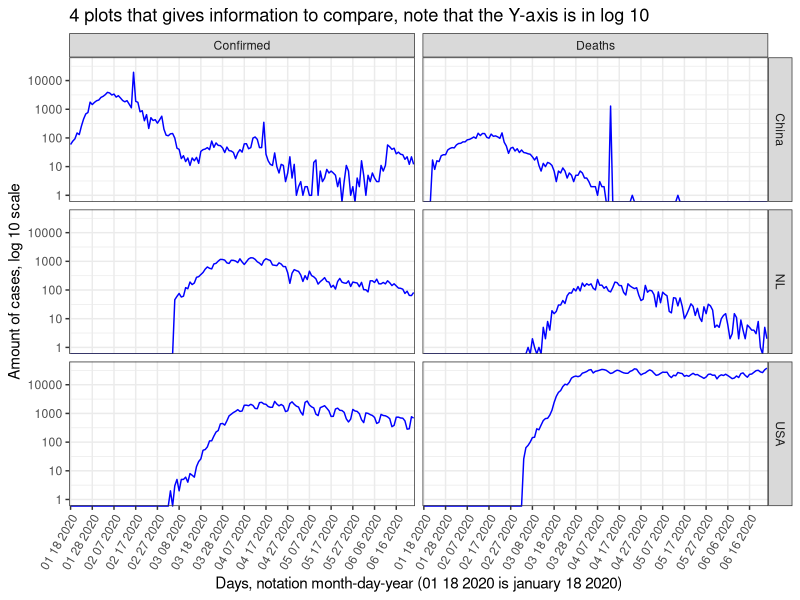
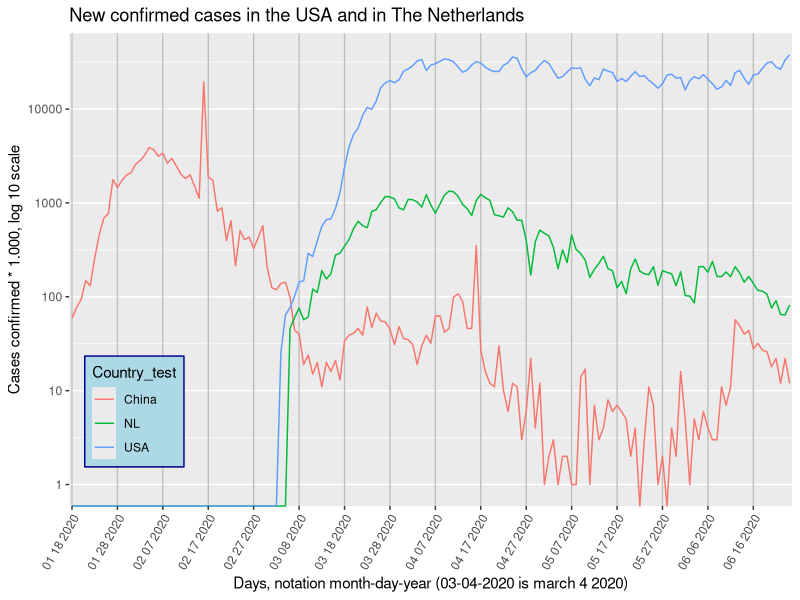
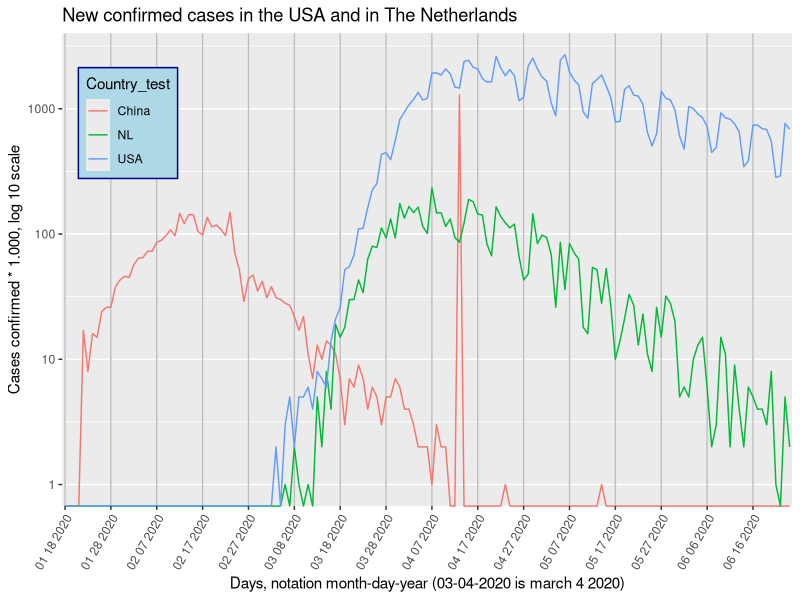
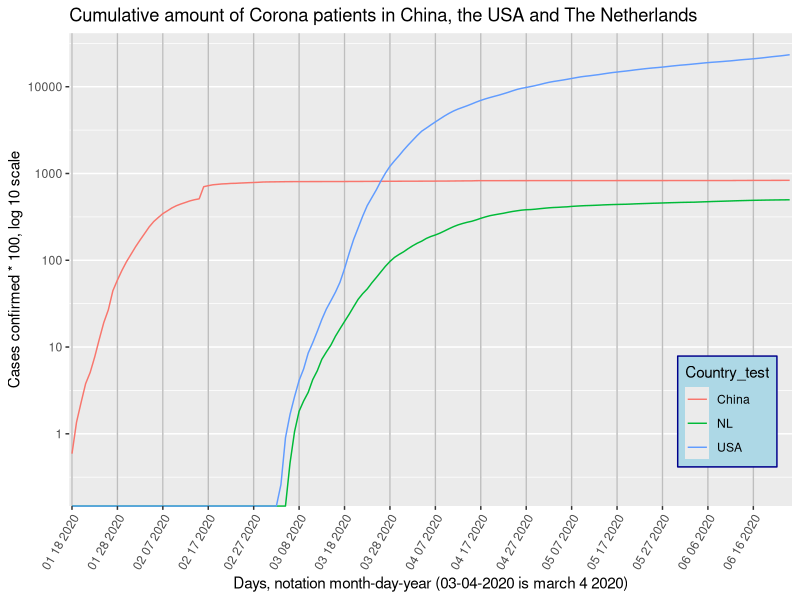
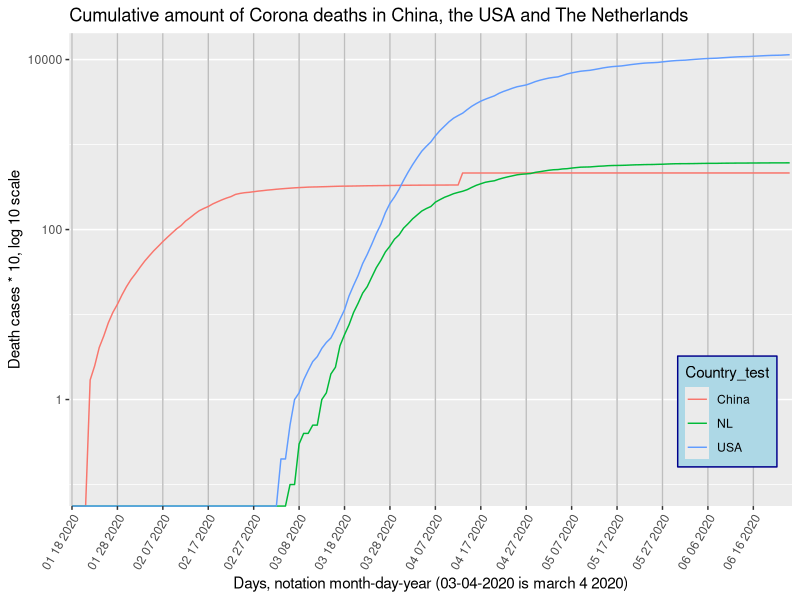

Source code (R) for these figures, in order:
## ---- chunk 1
library(tidyverse)
library(ggrepel)
library(knitr)
library(kableExtra)
library(ggplot2)
## ---- chunk 2
day_usa_nl_china <- c("01 18 2020", "01 19 2020", "01 20 2020", "01 21 2020", "01 22 2020", "01 23 2020", "01 24 2020", "01 25 2020", "01 26 2020", "01 27 2020", "01 28 2020", "01 29 2020", "01 30 2020", "01 31 2020", "02 01 2020", "02 02 2020", "02 03 2020", "02 04 2020", "02 05 2020", "02 06 2020", "02 07 2020", "02 08 2020", "02 09 2020", "02 10 2020", "02 11 2020", "02 12 2020", "02 13 2020", "02 14 2020", "02 15 2020", "02 16 2020", "02 17 2020", "02 18 2020", "02 19 2020", "02 20 2020", "02 21 2020", "02 22 2020", "02 23 2020", "02 24 2020", "02 25 2020", "02 26 2020", "02 27 2020", "02 28 2020", "02 29 2020", "03 01 2020", "03 02 2020", "03 03 2020", "03 04 2020", "03 05 2020", "03 06 2020", "03 07 2020", "03 08 2020", "03 09 2020", "03 10 2020", "03 11 2020", "03 12 2020", "03 13 2020", "03 14 2020", "03 15 2020", "03 16 2020", "03 17 2020", "03 18 2020", "03 19 2020", "03 20 2020", "03 21 2020", "03 22 2020", "03 23 2020", "03 24 2020", "03 25 2020", "03 26 2020", "03 27 2020", "03 28 2020", "03 29 2020", "03 30 2020", "03 31 2020", "04 01 2020", "04 02 2020", "04 03 2020", "04 04 2020", "04 05 2020", "04 06 2020", "04 07 2020", "04 08 2020", "04 09 2020", "04 10 2020", "04 11 2020", "04 12 2020", "04 13 2020", "04 14 2020", "04 15 2020", "04 16 2020", "04 17 2020", "04 18 2020", "04 19 2020", "04 20 2020", "04 21 2020", "04 22 2020", "04 23 2020", "04 24 2020", "04 25 2020", "04 26 2020", "04 27 2020", "04 28 2020", "04 29 2020", "04 30 2020", "05 01 2020", "05 02 2020", "05 03 2020", "05 04 2020", "05 05 2020", "05 06 2020", "05 07 2020", "05 08 2020", "05 09 2020", "05 10 2020", "05 11 2020", "05 12 2020", "05 13 2020", "05 14 2020", "05 15 2020", "05 16 2020", "05 17 2020", "05 18 2020", "05 19 2020", "05 20 2020", "05 21 2020", "05 22 2020", "05 23 2020", "05 24 2020", "05 25 2020", "05 26 2020", "05 27 2020", "05 28 2020", "05 29 2020", "05 30 2020", "05 31 2020", "06 01 2020", "06 02 2020", "06 03 2020", "06 04 2020", "06 05 2020", "06 06 2020", "06 07 2020", "06 08 2020", "06 09 2020", "06 10 2020", "06 11 2020", "06 12 2020", "06 13 2020", "06 14 2020", "06 15 2020", "06 16 2020", "06 17 2020", "06 18 2020", "06 19 2020", "06 20 2020", "06 21 2020", "06 22 2020", "06 23 2020", "06 24 2020")

days <- c(day_usa_nl_china, day_usa_nl_china, day_usa_nl_china)

total_new_confirmed_cases_CH <- c(59, 77, 93, 149, 131, 259, 457, 688, 769, 1771, 1459, 1737, 1981, 2099, 2589, 2825, 3233, 3886, 3694, 3143, 3385, 2652, 2973, 2467, 2015, 1819, 1995, 1503, 1121, 19457, 1888, 1749, 817, 889, 397, 648, 214, 508, 406, 433, 327, 427, 573, 202, 125, 119, 139, 143, 99, 44, 40, 19, 24, 15, 20, 11, 20, 16, 21, 13, 34, 39, 41, 46, 39, 78, 47, 67, 55, 54, 45, 31, 48, 36, 35, 31, 19, 30, 39, 32, 62, 63, 42, 46, 99, 108, 89, 46, 46, 351, 27, 16, 12, 11, 30, 10, 6, 12, 11, 3, 6, 22, 4, 12, 1, 2, 3, 1, 2, 2, 1, 1, 14, 17, 1, 7, 3, 4, 8, 6, 7, 6, 5, 2, 4, 0, 3, 11, 7, 1, 2, 0, 4, 2, 16, 5, 1, 5, 3, 6, 4, 3, 3, 11, 7, 11, 57, 49, 40, 44, 28, 32, 27, 26, 18, 22, 12, 22, 12)

total_new_death_cases_CH <- c(0, 0, 0, 0, 17, 8, 16, 15, 24, 26, 26, 38, 43, 46, 45, 57, 64, 65, 73, 73, 86, 89, 97, 108, 97, 146, 121, 143, 142, 105, 98, 136, 114, 118, 109, 97, 150, 71, 52, 29, 44, 47, 35, 42, 31, 38, 31, 30, 28, 27, 22, 17, 22, 11, 7, 13, 10, 14, 13, 11, 7, 3, 7, 6, 9, 7, 4, 6, 5, 3, 5, 5, 7, 6, 4, 4, 3, 2, 2, 2, 1, 3, 2, 2, 0, 0, 1290, 0, 0, 0, 0, 0, 0, 0, 0, 0, 1, 0, 0, 0, 0, 0, 0, 0, 0, 0, 0, 0, 0, 0, 0, 0, 0, 0, 0, 0, 0, 1, 0, 0, 0, 0, 0, 0, 0, 0, 0, 0,0, 0, 0, 0, 0, 0, 0, 0, 0, 0,0, 0, 0, 0, 0, 0, 0, 0, 0, 0,0, 0, 0, 0, 0, 0, 0, 0, 0, 0,0)

total_new_death_cases_USA <- c(0, 0, 0, 0, 0, 0, 0, 0, 0, 0,0, 0, 0, 0, 0, 0, 0, 0, 0, 0,0, 0, 0, 0, 0, 0, 0, 0, 0, 0,0, 0, 0, 0, 0, 0, 0, 0, 0, 0, 0, 0, 0, 0, 0, 0, 2, 0, 3, 5, 2, 5, 5, 6, 4, 8, 7, 6, 14, 21, 26, 52, 55, 68, 110, 111, 162, 225, 253, 433, 447, 392, 554, 821, 940, 1075, 1185, 1353, 1175, 1212, 1928, 1936, 1856, 2078, 1899, 1493, 1462, 2378, 2438, 2141, 2080, 1743, 1634, 1643, 2624, 2119, 1840, 2053, 1825, 1161, 1237, 2204, 2536, 2083, 1794, 1668, 1117, 877, 2435, 2701, 1971, 1695, 1555, 945, 840, 1591, 1715, 1858, 1524, 1231, 785, 792, 1425, 1528, 1286, 1262, 1089, 646, 504, 634, 1379, 1216, 1175, 979, 605, 478, 1039, 1004, 909, 849, 725, 448, 491, 926, 847, 826, 759, 654, 345, 384, 739, 742, 694, 682, 550, 283, 292, 766, 688)

total_new_confirmed_cases_NL <- c(0, 0, 0, 0, 0, 0, 0, 0, 0, 0,0, 0, 0, 0, 0, 0, 0, 0, 0, 0,0, 0, 0, 0, 0, 0, 0, 0, 0, 0,0, 0, 0, 0, 0, 0, 0, 0, 0, 0, 0, 0, 0, 0, 0, 0, 0, 0, 46, 60, 76, 57, 61, 121, 111, 190, 155, 176, 278, 292, 346, 409, 534, 637, 573, 545, 811, 852, 1019, 1172, 1159, 1104, 884, 845, 1091, 1083, 1026, 904, 1224, 952, 777, 969, 1213, 1335, 1316, 1174, 964, 868, 734, 1061, 1235, 1140, 1066, 750, 729, 708, 887, 806, 655, 655, 400, 171, 386, 514, 475, 445, 335, 199, 317, 232, 455, 319, 289, 245, 161, 196, 227, 270, 200, 189, 125, 146, 108, 198, 253, 188, 176, 172, 209, 133, 190, 182, 176, 131, 185, 103, 102, 86, 209, 210, 183, 239, 165, 164, 184, 164, 210, 179, 143, 165, 139, 117, 115, 107, 76, 91, 65, 64, 82)

total_new_death_cases_NL <- c(0, 0, 0, 0, 0, 0, 0, 0, 0, 0,0, 0, 0, 0, 0, 0, 0, 0, 0, 0,0, 0, 0, 0, 0, 0, 0, 0, 0, 0,0, 0, 0, 0, 0, 0, 0, 0, 0, 0, 0, 0, 0, 0, 0, 0, 0, 0, 1, 0, 2, 1, 0, 1, 0, 5, 2, 8, 4, 19, 15, 18, 30, 30, 43, 34, 63, 80, 78, 112, 93, 132, 93, 175, 134, 166, 148, 164, 115, 101, 234, 147, 148, 115, 132, 94, 86, 122, 189, 181, 144, 142, 83, 67, 165, 138, 123, 112, 120, 66, 43, 48, 145, 84, 98, 94, 69, 26, 86, 36, 84, 71, 63, 18, 16, 54, 52, 28, 53, 27, 10, 14, 21, 33, 27, 13, 23, 11, 8, 26, 15, 32, 28, 20, 5, 6, 5, 10, 13, 15, 6, 2, 3, 15, 11, 2, 9, 4, 2, 6, 5, 4, 4, 3, 8, 1, 0, 5, 2) 

total_new_confirmed_cases_USA <- c(0, 0, 0, 0, 0, 0, 0, 0, 0, 0,0, 0, 0, 0, 0, 0, 0, 0, 0, 0,0, 0, 0, 0, 0, 0, 0, 0, 0, 0,0, 0, 0, 0, 0, 0, 0, 0, 0, 0, 0, 0, 0, 0, 0, 0, 26, 64, 77, 101, 144, 148, 291, 269, 393, 565, 662, 676, 872, 1291, 2410, 3948, 5417, 6271, 8631, 10410, 9939, 12226, 17050, 19046, 20093, 19118, 20463, 25305, 26756, 28879, 32525, 33725, 25717, 29359, 30512, 32282, 34243, 33578, 31869, 28057, 24685, 25987, 29465, 32076, 30915, 28084, 26013, 25132, 25178, 29246, 31277, 35930, 34782, 26858, 22042, 24359, 25869, 29637, 32964, 30531, 25382, 21278, 22226, 24805, 27514, 27095, 27421, 20697, 17779, 21486, 20549, 26762, 25382, 24527, 19731, 21109, 19662, 22368, 25028, 22206, 22717, 20253, 18554, 16682, 18636, 23016, 23575, 21385, 21696, 16040, 20039, 22162, 21004, 23292, 20865, 18535, 16301, 17180, 20244, 17849, 24421, 25891, 21191, 18307, 23047, 23624, 27082, 30927, 31963, 28095, 26558, 33315, 37945)

total_new_death_cases_USA <- c(0, 0, 0, 0, 0, 0, 0, 0, 0, 0,0, 0, 0, 0, 0, 0, 0, 0, 0, 0,0, 0, 0, 0, 0, 0, 0, 0, 0, 0,0, 0, 0, 0, 0, 0, 0, 0, 0, 0, 0, 0, 0, 0, 0, 0, 2, 0, 3, 5, 2, 5, 5, 6, 4, 8, 7, 6, 14, 21, 26, 52, 55, 68, 110, 111, 162, 225, 253, 433, 447, 392, 554, 821, 940, 1075, 1185, 1353, 1175, 1212, 1928, 1936, 1856, 2078, 1899, 1493, 1462, 2378, 2438, 2141, 2080, 1743, 1634, 1643, 2624, 2119, 1840, 2053, 1825, 1161, 1237, 2204, 2536, 2083, 1794, 1668, 1117, 877, 2435, 2701, 1971, 1695, 1555, 945, 840, 1591, 1715, 1858, 1524, 1231, 785, 792, 1425, 1528, 1286, 1262, 1089, 646, 504, 634, 1379, 1216, 1175, 979, 605, 478, 1039, 1004, 909, 849, 725, 448, 491, 926, 847, 826, 759, 654, 345, 384, 739, 742, 694, 682, 550, 283, 292, 766, 688)

total_new_confirmed_cases_NL <- c(0, 0, 0, 0, 0, 0, 0, 0, 0, 0,0, 0, 0, 0, 0, 0, 0, 0, 0, 0,0, 0, 0, 0, 0, 0, 0, 0, 0, 0,0, 0, 0, 0, 0, 0, 0, 0, 0, 0, 0, 0, 0, 0, 0, 0, 0, 0, 46, 60, 76, 57, 61, 121, 111, 190, 155, 176, 278, 292, 346, 409, 534, 637, 573, 545, 811, 852, 1019, 1172, 1159, 1104, 884, 845, 1091, 1083, 1026, 904, 1224, 952, 777, 969, 1213, 1335, 1316, 1174, 964, 868, 734, 1061, 1235, 1140, 1066, 750, 729, 708, 887, 806, 655, 655, 400, 171, 386, 514, 475, 445, 335, 199, 317, 232, 455, 319, 289, 245, 161, 196, 227, 270, 200, 189, 125, 146, 108, 198, 253, 188, 176, 172, 209, 133, 190, 182, 176, 131, 185, 103, 102, 86, 209, 210, 183, 239, 165, 164, 184, 164, 210, 179, 143, 165, 139, 117, 115, 107, 76, 91, 65, 64, 82)

total_new_death_cases_NL <- c(0, 0, 0, 0, 0, 0, 0, 0, 0, 0,0, 0, 0, 0, 0, 0, 0, 0, 0, 0,0, 0, 0, 0, 0, 0, 0, 0, 0, 0,0, 0, 0, 0, 0, 0, 0, 0, 0, 0, 0, 0, 0, 0, 0, 0, 0, 0, 1, 0, 2, 1, 0, 1, 0, 5, 2, 8, 4, 19, 15, 18, 30, 30, 43, 34, 63, 80, 78, 112, 93, 132, 93, 175, 134, 166, 148, 164, 115, 101, 234, 147, 148, 115, 132, 94, 86, 122, 189, 181, 144, 142, 83, 67, 165, 138, 123, 112, 120, 66, 43, 48, 145, 84, 98, 94, 69, 26, 86, 36, 84, 71, 63, 18, 16, 54, 52, 28, 53, 27, 10, 14, 21, 33, 27, 13, 23, 11, 8, 26, 15, 32, 28, 20, 5, 6, 5, 10, 13, 15, 6, 2, 3, 15, 11, 2, 9, 4, 2, 6, 5, 4, 4, 3, 8, 1, 0, 5, 2) 

testing_facet_days_1_time <- c("01 18 2020", "01 19 2020", "01 20 2020", "01 21 2020", "01 22 2020", "01 23 2020", "01 24 2020", "01 25 2020", "01 26 2020", "01 27 2020", "01 28 2020", "01 29 2020", "01 30 2020", "01 31 2020", "02 01 2020", "02 02 2020", "02 03 2020", "02 04 2020", "02 05 2020", "02 06 2020", "02 07 2020", "02 08 2020", "02 09 2020", "02 10 2020", "02 11 2020", "02 12 2020", "02 13 2020", "02 14 2020", "02 15 2020", "02 16 2020", "02 17 2020", "02 18 2020", "02 19 2020", "02 20 2020", "02 21 2020", "02 22 2020", "02 23 2020", "02 24 2020", "02 25 2020", "02 26 2020", "02 27 2020", "02 28 2020", "02 29 2020", "03 01 2020", "03 02 2020", "03 03 2020", "03 04 2020", "03 05 2020", "03 06 2020", "03 07 2020", "03 08 2020", "03 09 2020", "03 10 2020", "03 11 2020", "03 12 2020", "03 13 2020", "03 14 2020", "03 15 2020", "03 16 2020", "03 17 2020", "03 18 2020", "03 19 2020", "03 20 2020", "03 21 2020", "03 22 2020", "03 23 2020", "03 24 2020", "03 25 2020", "03 26 2020", "03 27 2020", "03 28 2020", "03 29 2020", "03 30 2020", "03 31 2020", "04 01 2020", "04 02 2020", "04 03 2020", "04 04 2020", "04 05 2020", "04 06 2020", "04 07 2020", "04 08 2020", "04 09 2020", "04 10 2020", "04 11 2020", "04 12 2020", "04 13 2020", "04 14 2020", "04 15 2020", "04 16 2020", "04 17 2020", "04 18 2020", "04 19 2020", "04 20 2020", "04 21 2020", "04 22 2020", "04 23 2020", "04 24 2020", "04 25 2020", "04 26 2020", "04 27 2020", "04 28 2020", "04 29 2020", "04 30 2020", "05 01 2020", "05 02 2020", "05 03 2020", "05 04 2020", "05 05 2020", "05 06 2020", "05 07 2020", "05 08 2020", "05 09 2020", "05 10 2020", "05 11 2020", "05 12 2020", "05 13 2020", "05 14 2020", "05 15 2020", "05 16 2020", "05 17 2020", "05 18 2020", "05 19 2020", "05 20 2020", "05 21 2020", "05 22 2020", "05 23 2020", "05 24 2020", "05 25 2020", "05 26 2020", "05 27 2020", "05 28 2020", "05 29 2020", "05 30 2020", "05 31 2020", "06 01 2020", "06 02 2020", "06 03 2020", "06 04 2020", "06 05 2020", "06 06 2020", "06 07 2020", "06 08 2020", "06 09 2020", "06 10 2020", "06 11 2020", "06 12 2020", "06 13 2020", "06 14 2020", "06 15 2020", "06 16 2020", "06 17 2020", "06 18 2020", "06 19 2020", "06 20 2020", "06 21 2020", "06 22 2020", "06 23 2020", "06 24 2020")
testing_facet_days <- c(testing_facet_days_1_time, testing_facet_days_1_time, testing_facet_days_1_time, testing_facet_days_1_time, testing_facet_days_1_time, testing_facet_days_1_time)

testing_total_new_confirmed_cases_USA <- c(0, 0, 0, 0, 0, 0, 0, 0, 0, 0,0, 0, 0, 0, 0, 0, 0, 0, 0, 0,0, 0, 0, 0, 0, 0, 0, 0, 0, 0,0, 0, 0, 0, 0, 0, 0, 0, 0, 0, 0, 0, 0, 0, 0, 0, 26, 64, 77, 101, 144, 148, 291, 269, 393, 565, 662, 676, 872, 1291, 2410, 3948, 5417, 6271, 8631, 10410, 9939, 12226, 17050, 19046, 20093, 19118, 20463, 25305, 26756, 28879, 32525, 33725, 25717, 29359, 30512, 32282, 34243, 33578, 31869, 28057, 24685, 25987, 29465, 32076, 30915, 28084, 26013, 25132, 25178, 29246, 31277, 35930, 34782, 26858, 22042, 24359, 25869, 29637, 32964, 30531, 25382, 21278, 22226, 24805, 27514, 27095, 27421, 20697, 17779, 21486, 20549, 26762, 25382, 24527, 19731, 21109, 19662, 22368, 25028, 22206, 22717, 20253, 18554, 16682, 18636, 23016, 23575, 21385, 21696, 16040, 20039, 22162, 21004, 23292, 20865, 18535, 16301, 17180, 20244, 17849, 24421, 25891, 21191, 18307, 23047, 23624, 27082, 30927, 31963, 28095, 26558, 33315, 37945)

testing_total_new_death_cases_USA <- c(0, 0, 0, 0, 0, 0, 0, 0, 0, 0,0, 0, 0, 0, 0, 0, 0, 0, 0, 0,0, 0, 0, 0, 0, 0, 0, 0, 0, 0,0, 0, 0, 0, 0, 0, 0, 0, 0, 0, 0, 0, 0, 0, 0, 0, 2, 0, 3, 5, 2, 5, 5, 6, 4, 8, 7, 6, 14, 21, 26, 52, 55, 68, 110, 111, 162, 225, 253, 433, 447, 392, 554, 821, 940, 1075, 1185, 1353, 1175, 1212, 1928, 1936, 1856, 2078, 1899, 1493, 1462, 2378, 2438, 2141, 2080, 1743, 1634, 1643, 2624, 2119, 1840, 2053, 1825, 1161, 1237, 2204, 2536, 2083, 1794, 1668, 1117, 877, 2435, 2701, 1971, 1695, 1555, 945, 840, 1591, 1715, 1858, 1524, 1231, 785, 792, 1425, 1528, 1286, 1262, 1089, 646, 504, 634, 1379, 1216, 1175, 979, 605, 478, 1039, 1004, 909, 849, 725, 448, 491, 926, 847, 826, 759, 654, 345, 384, 739, 742, 694, 682, 550, 283, 292, 766, 688)

testing_total_new_confirmed_cases_NL <- c(0, 0, 0, 0, 0, 0, 0, 0, 0, 0,0, 0, 0, 0, 0, 0, 0, 0, 0, 0,0, 0, 0, 0, 0, 0, 0, 0, 0, 0,0, 0, 0, 0, 0, 0, 0, 0, 0, 0, 0, 0, 0, 0, 0, 0, 0, 0, 46, 60, 76, 57, 61, 121, 111, 190, 155, 176, 278, 292, 346, 409, 534, 637, 573, 545, 811, 852, 1019, 1172, 1159, 1104, 884, 845, 1091, 1083, 1026, 904, 1224, 952, 777, 969, 1213, 1335, 1316, 1174, 964, 868, 734, 1061, 1235, 1140, 1066, 750, 729, 708, 887, 806, 655, 655, 400, 171, 386, 514, 475, 445, 335, 199, 317, 232, 455, 319, 289, 245, 161, 196, 227, 270, 200, 189, 125, 146, 108, 198, 253, 188, 176, 172, 209, 133, 190, 182, 176, 131, 185, 103, 102, 86, 209, 210, 183, 239, 165, 164, 184, 164, 210, 179, 143, 165, 139, 117, 115, 107, 76, 91, 65, 64, 82)

testing_total_new_death_cases_NL <- c(0, 0, 0, 0, 0, 0, 0, 0, 0, 0,0, 0, 0, 0, 0, 0, 0, 0, 0, 0,0, 0, 0, 0, 0, 0, 0, 0, 0, 0,0, 0, 0, 0, 0, 0, 0, 0, 0, 0, 0, 0, 0, 0, 0, 0, 0, 0, 1, 0, 2, 1, 0, 1, 0, 5, 2, 8, 4, 19, 15, 18, 30, 30, 43, 34, 63, 80, 78, 112, 93, 132, 93, 175, 134, 166, 148, 164, 115, 101, 234, 147, 148, 115, 132, 94, 86, 122, 189, 181, 144, 142, 83, 67, 165, 138, 123, 112, 120, 66, 43, 48, 145, 84, 98, 94, 69, 26, 86, 36, 84, 71, 63, 18, 16, 54, 52, 28, 53, 27, 10, 14, 21, 33, 27, 13, 23, 11, 8, 26, 15, 32, 28, 20, 5, 6, 5, 10, 13, 15, 6, 2, 3, 15, 11, 2, 9, 4, 2, 6, 5, 4, 4, 3, 8, 1, 0, 5, 2) 

testing_total_new_confirmed_cases_CH <- c(59, 77, 93, 149, 131, 259, 457, 688, 769, 1771, 1459, 1737, 1981, 2099, 2589, 2825, 3233, 3886, 3694, 3143, 3385, 2652, 2973, 2467, 2015, 1819, 1995, 1503, 1121, 19457, 1888, 1749, 817, 889, 397, 648, 214, 508, 406, 433, 327, 427, 573, 202, 125, 119, 139, 143, 99, 44, 40, 19, 24, 15, 20, 11, 20, 16, 21, 13, 34, 39, 41, 46, 39, 78, 47, 67, 55, 54, 45, 31, 48, 36, 35, 31, 19, 30, 39, 32, 62, 63, 42, 46, 99, 108, 89, 46, 46, 351, 27, 16, 12, 11, 30, 10, 6, 12, 11, 3, 6, 22, 4, 12, 1, 2, 3, 1, 2, 2, 1, 1, 14, 17, 1, 7, 3, 4, 8, 6, 7, 6, 5, 2, 4, 0, 3, 11, 7, 1, 2, 0, 4, 2, 16, 5, 1, 5, 3, 6, 4, 3, 3, 11, 7, 11, 57, 49, 40, 44, 28, 32, 27, 26, 18, 22, 12, 22, 12)

testing_total_new_death_cases_CH <- c(0, 0, 0, 0, 17, 8, 16, 15, 24, 26, 26, 38, 43, 46, 45, 57, 64, 65, 73, 73, 86, 89, 97, 108, 97, 146, 121, 143, 142, 105, 98, 136, 114, 118, 109, 97, 150, 71, 52, 29, 44, 47, 35, 42, 31, 38, 31, 30, 28, 27, 22, 17, 22, 11, 7, 13, 10, 14, 13, 11, 7, 3, 7, 6, 9, 7, 4, 6, 5, 3, 5, 5, 7, 6, 4, 4, 3, 2, 2, 2, 1, 3, 2, 2, 0, 0, 1290, 0, 0, 0, 0, 0, 0, 0, 0, 0, 1, 0, 0, 0, 0, 0, 0, 0, 0, 0, 0, 0, 0, 0, 0, 0, 0, 0, 0, 0, 0, 1, 0, 0, 0, 0, 0, 0, 0, 0, 0, 0,0, 0, 0, 0, 0, 0, 0, 0, 0, 0,0, 0, 0, 0, 0, 0, 0, 0, 0, 0,0, 0, 0, 0, 0, 0, 0, 0, 0, 0,0)


total_confirmed_cases_cum_USA <- cumsum(total_new_confirmed_cases_USA)
total_death_cases_cum_USA <- cumsum(total_new_death_cases_USA)
total_confirmed_cases_cum_NL <- cumsum(total_new_confirmed_cases_NL)
total_death_cases_cum_NL <- cumsum(total_new_death_cases_NL)
total_confirmed_cases_cum_CH <- cumsum(total_new_confirmed_cases_CH)
total_death_cases_cum_CH <- cumsum(total_new_death_cases_CH)

testing_facet_amount_cases <- c(testing_total_new_confirmed_cases_NL, testing_total_new_confirmed_cases_USA, testing_total_new_confirmed_cases_CH, testing_total_new_death_cases_NL, testing_total_new_death_cases_USA, testing_total_new_death_cases_CH)

testing_facet_conf <- c("Confirmed", "Confirmed", "Confirmed", "Confirmed", "Confirmed", "Confirmed", "Confirmed", "Confirmed", "Confirmed", "Confirmed", "Confirmed", "Confirmed", "Confirmed", "Confirmed", "Confirmed", "Confirmed", "Confirmed", "Confirmed", "Confirmed", "Confirmed", "Confirmed", "Confirmed", "Confirmed", "Confirmed", "Confirmed", "Confirmed", "Confirmed", "Confirmed", "Confirmed", "Confirmed", "Confirmed", "Confirmed", "Confirmed", "Confirmed", "Confirmed", "Confirmed", "Confirmed", "Confirmed", "Confirmed", "Confirmed", "Confirmed", "Confirmed", "Confirmed", "Confirmed", "Confirmed", "Confirmed", "Confirmed", "Confirmed", "Confirmed", "Confirmed", "Confirmed", "Confirmed", "Confirmed", "Confirmed", "Confirmed", "Confirmed", "Confirmed", "Confirmed", "Confirmed", "Confirmed", "Confirmed", "Confirmed", "Confirmed", "Confirmed", "Confirmed", "Confirmed", "Confirmed", "Confirmed", "Confirmed", "Confirmed", "Confirmed", "Confirmed", "Confirmed", "Confirmed", "Confirmed", "Confirmed", "Confirmed", "Confirmed", "Confirmed", "Confirmed", "Confirmed", "Confirmed", "Confirmed", "Confirmed", "Confirmed", "Confirmed", "Confirmed", "Confirmed", "Confirmed", "Confirmed", "Confirmed", "Confirmed", "Confirmed", "Confirmed", "Confirmed", "Confirmed", "Confirmed", "Confirmed", "Confirmed", "Confirmed", "Confirmed", "Confirmed", "Confirmed", "Confirmed", "Confirmed", "Confirmed", "Confirmed", "Confirmed", "Confirmed", "Confirmed", "Confirmed", "Confirmed", "Confirmed", "Confirmed", "Confirmed", "Confirmed", "Confirmed", "Confirmed", "Confirmed", "Confirmed", "Confirmed", "Confirmed", "Confirmed", "Confirmed", "Confirmed", "Confirmed", "Confirmed", "Confirmed", "Confirmed", "Confirmed", "Confirmed", "Confirmed", "Confirmed", "Confirmed", "Confirmed", "Confirmed", "Confirmed", "Confirmed", "Confirmed", "Confirmed", "Confirmed", "Confirmed", "Confirmed", "Confirmed", "Confirmed", "Confirmed", "Confirmed", "Confirmed", "Confirmed", "Confirmed", "Confirmed", "Confirmed", "Confirmed", "Confirmed", "Confirmed", "Confirmed", "Confirmed", "Confirmed", "Confirmed")
testing_facet_deaths <- c("Deaths", "Deaths", "Deaths", "Deaths", "Deaths", "Deaths", "Deaths", "Deaths", "Deaths", "Deaths", "Deaths", "Deaths", "Deaths", "Deaths", "Deaths", "Deaths", "Deaths", "Deaths", "Deaths", "Deaths", "Deaths", "Deaths", "Deaths", "Deaths", "Deaths", "Deaths", "Deaths", "Deaths", "Deaths", "Deaths", "Deaths", "Deaths", "Deaths", "Deaths", "Deaths", "Deaths", "Deaths", "Deaths", "Deaths", "Deaths", "Deaths", "Deaths", "Deaths", "Deaths", "Deaths", "Deaths", "Deaths", "Deaths", "Deaths", "Deaths", "Deaths", "Deaths", "Deaths", "Deaths", "Deaths", "Deaths", "Deaths", "Deaths", "Deaths", "Deaths", "Deaths", "Deaths", "Deaths", "Deaths", "Deaths", "Deaths", "Deaths", "Deaths", "Deaths", "Deaths", "Deaths", "Deaths", "Deaths", "Deaths", "Deaths", "Deaths", "Deaths", "Deaths", "Deaths", "Deaths", "Deaths", "Deaths", "Deaths", "Deaths", "Deaths", "Deaths", "Deaths", "Deaths", "Deaths", "Deaths", "Deaths", "Deaths", "Deaths", "Deaths", "Deaths", "Deaths", "Deaths", "Deaths", "Deaths", "Deaths", "Deaths", "Deaths", "Deaths", "Deaths", "Deaths", "Deaths", "Deaths", "Deaths", "Deaths", "Deaths", "Deaths", "Deaths", "Deaths", "Deaths", "Deaths", "Deaths", "Deaths", "Deaths", "Deaths", "Deaths", "Deaths", "Deaths", "Deaths", "Deaths", "Deaths", "Deaths", "Deaths", "Deaths", "Deaths", "Deaths", "Deaths", "Deaths", "Deaths", "Deaths", "Deaths", "Deaths", "Deaths", "Deaths", "Deaths", "Deaths", "Deaths", "Deaths", "Deaths", "Deaths", "Deaths", "Deaths", "Deaths", "Deaths", "Deaths", "Deaths", "Deaths", "Deaths", "Deaths", "Deaths", "Deaths", "Deaths", "Deaths", "Deaths", "Deaths")

testing_facet_cases <- c(testing_facet_conf, testing_facet_deaths, testing_facet_conf, testing_facet_deaths, testing_facet_conf, testing_facet_deaths)

testing_facet_country1 <- c("NL", "NL", "NL", "NL", "NL", "NL", "NL", "NL", "NL", "NL", "NL", "NL", "NL", "NL", "NL", "NL", "NL", "NL", "NL", "NL", "NL", "NL", "NL", "NL", "NL", "NL", "NL", "NL", "NL", "NL", "NL", "NL", "NL", "NL", "NL", "NL", "NL", "NL", "NL", "NL", "NL", "NL", "NL", "NL" ,"NL", "NL", "NL", "NL", "NL", "NL", "NL", "NL", "NL", "NL", "NL", "NL", "NL", "NL", "NL", "NL", "NL", "NL", "NL", "NL", "NL", "NL", "NL", "NL", "NL", "NL", "NL", "NL", "NL", "NL", "NL", "NL", "NL", "NL", "NL", "NL", "NL", "NL", "NL", "NL", "NL", "NL", "NL", "NL", "NL", "NL" ,"NL", "NL", "NL", "NL", "NL", "NL", "NL", "NL", "NL", "NL", "NL", "NL", "NL", "NL", "NL", "NL", "NL", "NL", "NL", "NL", "NL", "NL", "NL", "NL", "NL", "NL", "NL", "NL", "NL", "NL", "NL", "NL", "NL", "NL", "NL", "NL", "NL", "NL", "NL", "NL", "NL", "NL", "NL", "NL", "NL", "NL", "NL", "NL", "NL", "NL", "NL", "NL", "NL", "NL", "NL", "NL", "NL", "NL", "NL", "NL", "NL", "NL", "NL", "NL", "NL", "NL", "NL" , "NL", "NL", "USA", "USA", "USA", "USA", "USA", "USA", "USA", "USA", "USA", "USA", "USA", "USA", "USA", "USA", "USA", "USA", "USA", "USA", "USA", "USA", "USA", "USA", "USA", "USA", "USA", "USA", "USA", "USA", "USA", "USA", "USA", "USA", "USA", "USA", "USA", "USA", "USA", "USA", "USA", "USA", "USA", "USA", "USA", "USA" ,"USA", "USA", "USA", "USA", "USA", "USA", "USA", "USA", "USA", "USA", "USA", "USA", "USA", "USA", "USA", "USA", "USA", "USA", "USA", "USA", "USA", "USA", "USA", "USA", "USA", "USA", "USA", "USA", "USA", "USA", "USA", "USA", "USA", "USA", "USA", "USA", "USA", "USA", "USA", "USA", "USA", "USA", "USA", "USA", "USA", "USA" ,"USA", "USA", "USA", "USA", "USA", "USA", "USA", "USA", "USA", "USA", "USA", "USA", "USA", "USA", "USA", "USA", "USA", "USA", "USA", "USA", "USA", "USA", "USA", "USA", "USA", "USA", "USA", "USA", "USA", "USA", "USA", "USA", "USA", "USA", "USA", "USA", "USA", "USA", "USA", "USA", "USA", "USA", "USA", "USA", "USA", "USA", "USA", "USA", "USA", "USA", "USA", "USA", "USA", "USA", "USA", "USA", "USA", "USA", "USA", "USA", "USA", "USA", "USA", "USA", "USA", "USA", "USA" , "USA", "USA", "China", "China", "China", "China", "China", "China", "China", "China", "China", "China", "China", "China", "China", "China", "China", "China", "China", "China", "China", "China", "China", "China", "China", "China", "China", "China", "China", "China", "China", "China", "China", "China", "China", "China", "China", "China", "China", "China", "China", "China", "China", "China", "China", "China" ,"China", "China", "China", "China", "China", "China", "China", "China", "China", "China", "China", "China", "China", "China", "China", "China", "China", "China", "China", "China", "China", "China", "China", "China", "China", "China", "China", "China", "China", "China", "China", "China", "China", "China", "China", "China", "China", "China", "China", "China", "China", "China", "China", "China", "China", "China" ,"China", "China", "China", "China", "China", "China", "China", "China", "China", "China", "China", "China", "China", "China", "China", "China", "China", "China", "China", "China", "China", "China", "China", "China", "China", "China", "China", "China", "China", "China", "China", "China", "China", "China", "China", "China", "China", "China", "China", "China", "China", "China", "China", "China", "China", "China", "China", "China", "China", "China", "China", "China", "China", "China", "China", "China", "China", "China", "China", "China", "China", "China", "China", "China", "China", "China", "China" , "China", "China")

testing_facet_country <- c(testing_facet_country1, testing_facet_country1)

some_days_test_db <- c("01 18 2020", "", "", "", "", "","", "", "", "", "01 28 2020", "", "", "", "", "","", "", "", "", "02 07 2020", "", "", "", "", "","", "", "", "", "02 17 2020", "", "", "", "", "","", "", "", "", "02 27 2020", "", "", "", "", "","", "", "", "", "03 08 2020", "", "", "", "", "", "", "", "", "", "03 18 2020", "", "", "", "", "", "", "", "", "", "03 28 2020", "", "", "", "", "", "", "", "", "", "04 07 2020", "", "", "", "", "", "", "", "", "", "04 17 2020", "", "", "", "", "", "", "", "", "", "04 27 2020", "", "", "", "", "", "", "", "", "", "05 07 2020", "", "", "", "", "", "", "", "", "", "05 17 2020", "", "", "", "", "", "", "", "", "", "05 27 2020", "", "", "", "", "", "", "", "", "", "06 06 2020", "", "", "", "", "", "", "", "", "", "06 16 2020", "", "", "", "", "", "", "", "")

testing_DB <- data.frame(testing_facet_days, testing_facet_amount_cases, testing_facet_cases, testing_facet_country)

testing_some_days <- c(some_days_test_db, some_days_test_db)
testing_facet_conf1 <- c(total_new_confirmed_cases_NL, total_new_confirmed_cases_USA, total_new_confirmed_cases_CH, total_new_death_cases_NL, total_new_death_cases_USA, total_new_death_cases_CH)
testing_cum1 <- c(total_confirmed_cases_cum_NL, total_confirmed_cases_cum_USA, total_confirmed_cases_cum_CH, total_death_cases_cum_NL, total_death_cases_cum_USA, total_death_cases_cum_CH)
Country_test <- c(testing_facet_country1, testing_facet_country1)
testing_sort_case <- c(testing_facet_conf, testing_facet_conf, testing_facet_conf, testing_facet_deaths, testing_facet_deaths, testing_facet_deaths)

db_test1000 <- data.frame(testing_facet_days, testing_some_days, testing_facet_conf1, testing_cum1, Country_test, testing_sort_case)
## ---- chunk 3
testing_DB %>% ggplot(aes(testing_facet_days, testing_facet_amount_cases, group = 1)) + theme_bw() + geom_line(color = "blue") + facet_grid(testing_facet_country ~ testing_facet_cases) + theme(axis.text.x = element_text(angle = 60, vjust = 1, hjust = 1)) + scale_y_continuous(trans = "log10") + scale_x_discrete(breaks = some_days_test_db, labels = some_days_test_db) + xlab("Days, notation month-day-year (01 18 2020 is january 18 2020)") + ylab("Amount of cases, log 10 scale") + ggtitle("4 plots that gives information to compare, note that the Y-axis is in log 10") 
## ---- chunk 4
db_test1000 %>% filter(testing_sort_case == "Confirmed") %>%
  ggplot(aes(testing_facet_days, testing_facet_conf1, group = Country_test)) + scale_y_log10() + theme(axis.text.x = element_text(angle = 60, vjust = 1, hjust = 1)) + scale_x_discrete(breaks = testing_some_days, labels = testing_some_days) + geom_vline(xintercept = "01 18 2020", color = "gray") + geom_vline(xintercept = "01 28 2020", color = "gray") + geom_vline(xintercept = "02 07 2020", color = "gray") + geom_vline(xintercept = "02 17 2020", color = "gray") + geom_vline(xintercept = "02 27 2020", color = "gray") + geom_vline(xintercept = "03 08 2020", color = "gray") + geom_vline(xintercept = "03 18 2020", color = "gray") + geom_vline(xintercept = "03 28 2020", color = "gray") + geom_vline(xintercept = "04 07 2020", color = "gray") + geom_vline(xintercept = "04 17 2020", color = "gray") + geom_vline(xintercept = "04 27 2020", color = "gray") + geom_vline(xintercept = "05 07 2020", color = "gray") + geom_vline(xintercept = "05 17 2020", color = "gray") + geom_vline(xintercept = "05 27 2020", color = "gray") + geom_vline(xintercept = "06 06 2020", color = "gray") + geom_vline(xintercept = "06 16 2020", color = "gray") + geom_line(aes(color = Country_test))  + theme(legend.position = c(0.09, 0.20), legend.background = element_rect(fill = "lightblue", size = 0.5, linetype = "solid", color = "darkblue")) + ylab("Cases confirmed * 1.000, log 10 scale") + xlab("Days, notation month-day-year (03-04-2020 is march 4 2020)") + ggtitle("New confirmed cases in the USA and in The Netherlands")
## ---- chunk 5
db_test1000 %>% filter(testing_sort_case == "Deaths") %>%
  ggplot(aes(testing_facet_days, testing_facet_conf1, group = Country_test)) + scale_y_log10() + theme(axis.text.x = element_text(angle = 60, vjust = 1, hjust = 1)) + scale_x_discrete(breaks = testing_some_days, labels = testing_some_days) + geom_vline(xintercept = "01 18 2020", color = "gray") + geom_vline(xintercept = "01 28 2020", color = "gray") + geom_vline(xintercept = "02 07 2020", color = "gray") + geom_vline(xintercept = "02 17 2020", color = "gray") + geom_vline(xintercept = "02 27 2020", color = "gray") + geom_vline(xintercept = "03 08 2020", color = "gray") + geom_vline(xintercept = "03 18 2020", color = "gray") + geom_vline(xintercept = "03 28 2020", color = "gray") + geom_vline(xintercept = "04 07 2020", color = "gray") + geom_vline(xintercept = "04 17 2020", color = "gray") + geom_vline(xintercept = "04 27 2020", color = "gray") + geom_vline(xintercept = "05 07 2020", color = "gray") + geom_vline(xintercept = "05 17 2020", color = "gray") + geom_vline(xintercept = "05 27 2020", color = "gray") + geom_vline(xintercept = "06 06 2020", color = "gray") + geom_vline(xintercept = "06 16 2020", color = "gray") + geom_line(aes(color = Country_test))  + theme(legend.position = c(0.09, 0.81), legend.background = element_rect(fill = "lightblue", size = 0.5, linetype = "solid", color = "darkblue")) + ylab("Cases confirmed * 1.000, log 10 scale") + xlab("Days, notation month-day-year (03-04-2020 is march 4 2020)") + ggtitle("New confirmed cases in the USA and in The Netherlands") 
## ---- chunk 6
db_test1000 %>% filter(testing_sort_case == "Confirmed") %>%
  ggplot(aes(testing_facet_days, testing_cum1/100, group = Country_test)) + scale_y_log10() + theme(axis.text.x = element_text(angle = 60, vjust = 1, hjust = 1)) + scale_x_discrete(breaks = testing_some_days, labels = testing_some_days) + geom_vline(xintercept = "01 18 2020", color = "gray") + geom_vline(xintercept = "01 28 2020", color = "gray") + geom_vline(xintercept = "02 07 2020", color = "gray") + geom_vline(xintercept = "02 17 2020", color = "gray") + geom_vline(xintercept = "02 27 2020", color = "gray") + geom_vline(xintercept = "03 08 2020", color = "gray") + geom_vline(xintercept = "03 18 2020", color = "gray") + geom_vline(xintercept = "03 28 2020", color = "gray") + geom_vline(xintercept = "04 07 2020", color = "gray") + geom_vline(xintercept = "04 17 2020", color = "gray") + geom_vline(xintercept = "04 27 2020", color = "gray") + geom_vline(xintercept = "05 07 2020", color = "gray") + geom_vline(xintercept = "05 17 2020", color = "gray") + geom_vline(xintercept = "05 27 2020", color = "gray") + geom_vline(xintercept = "06 06 2020", color = "gray") + geom_vline(xintercept = "06 16 2020", color = "gray") + geom_line(aes(color = Country_test))  + theme(legend.position = c(0.91, 0.20), legend.background = element_rect(fill = "lightblue", size = 0.5, linetype = "solid", color = "darkblue")) + ylab("Cases confirmed * 100, log 10 scale") + xlab("Days, notation month-day-year (03-04-2020 is march 4 2020)") + ggtitle("Cumulative amount of Corona patients in China, the USA and The Netherlands")
## ---- chunk 7
db_test1000 %>% filter(testing_sort_case == "Deaths") %>%
  ggplot(aes(testing_facet_days, testing_cum1/ 10, group = Country_test)) + scale_y_log10() + theme(axis.text.x = element_text(angle = 60, vjust = 1, hjust = 1)) + scale_x_discrete(breaks = testing_some_days, labels = testing_some_days) + geom_vline(xintercept = "01 18 2020", color = "gray") + geom_vline(xintercept = "01 28 2020", color = "gray") + geom_vline(xintercept = "02 07 2020", color = "gray") + geom_vline(xintercept = "02 17 2020", color = "gray") + geom_vline(xintercept = "02 27 2020", color = "gray") + geom_vline(xintercept = "03 08 2020", color = "gray") + geom_vline(xintercept = "03 18 2020", color = "gray") + geom_vline(xintercept = "03 28 2020", color = "gray") + geom_vline(xintercept = "04 07 2020", color = "gray") + geom_vline(xintercept = "04 17 2020", color = "gray") + geom_vline(xintercept = "04 27 2020", color = "gray") + geom_vline(xintercept = "05 07 2020", color = "gray") + geom_vline(xintercept = "05 17 2020", color = "gray") + geom_vline(xintercept = "05 27 2020", color = "gray") + geom_vline(xintercept = "06 06 2020", color = "gray") + geom_vline(xintercept = "06 16 2020", color = "gray") + geom_line(aes(color = Country_test))  + theme(legend.position = c(0.91, 0.20), legend.background = element_rect(fill = "lightblue", size = 0.5, linetype = "solid", color = "darkblue")) + ylab("Death cases * 10, log 10 scale") + xlab("Days, notation month-day-year (03-04-2020 is march 4 2020)") + ggtitle("Cumulative amount of Corona deaths in China, the USA and The Netherlands") 
